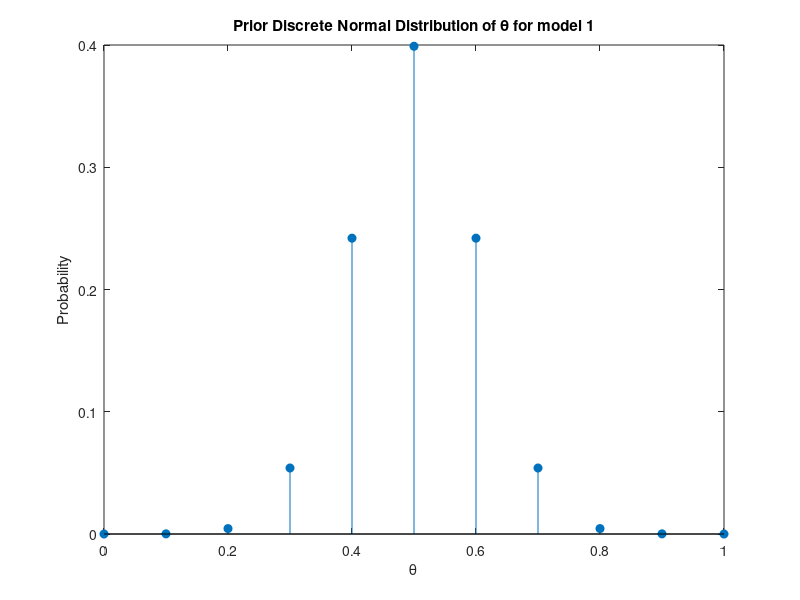
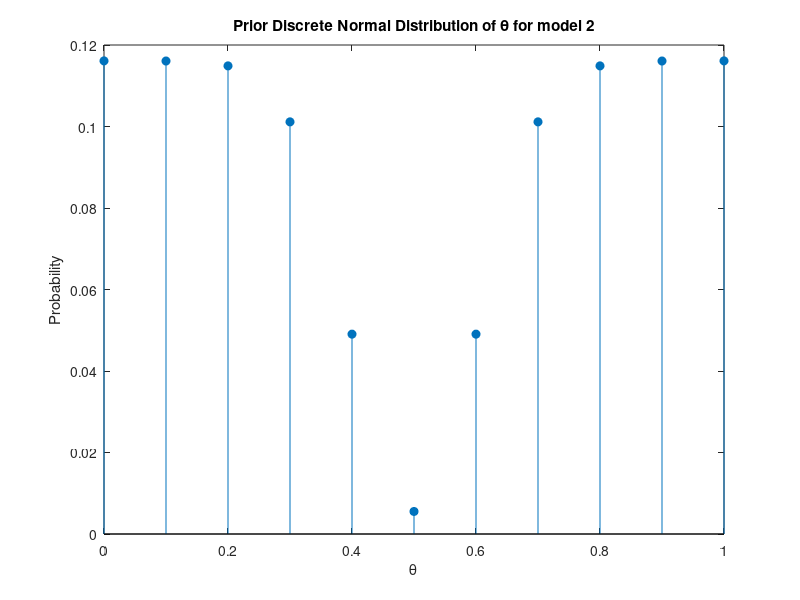

The MATLAB source for these figures, in order: (Note: this script raises an error after producing the figures.)

clear ;
close all; 

% Beyes factor for Coin tossing

% Evidence:
N_Heads = 20 ;
N_Tails = 50 ; 

%% Create model 1 

% Parameters of the model 
n_1 = 11;               % Number of discrete values
mu = 0.5;              % Mean of the normal distribution
sigma = 0.1;           % Standard deviation of the normal distribution

% Generate discrete indices (centered around the mean)
theta_values_1 = linspace(0, 1, n_1); % Symmetric range for the values

% Compute the normal distribution PDF at these points
pdf_1 = exp(-((theta_values_1 - mu).^2) / (2 * sigma^2));

% Normalize to ensure the probabilities sum to 1
pdf_1 = pdf_1 / sum(pdf_1);

% Plot the distribution
figure;
stem(theta_values_1, pdf_1, 'filled');
title('Prior Discrete Normal Distribution of \theta for model 1');
xlabel('\theta');
ylabel('Probability');


%% Create model 2 

% Parameters of the model
n_2 = 11;               % Number of discrete values
mu = 0.5;              % Mean of the normal distribution
sigma = 0.1;           % Standard deviation of the normal distribution

% Generate discrete indices (centered around the mean)
theta_values_2 = linspace(0, 1, n_2); % Symmetric range for the values

% Compute the normal distribution PDF at these points
pdf_2 = exp(-((theta_values_2 - mu).^2) / (2 * sigma^2));

% Normalize to ensure the probabilities sum to 1
pdf_2 = pdf_2 / sum(pdf_2);
pdf_2 = 1.05*max(pdf_2) - pdf_2 ; 
pdf_2 = pdf_2 / sum(pdf_2) ; 

figure;
stem(theta_values_2, pdf_2, 'filled');
title('Prior Discrete Normal Distribution of \theta for model 2');
xlabel('\theta');
ylabel('Probability');

%% Calculate Beyes factor

% Direct Approach (works because 0^0 = 1 in Matlab) 
p_Data_given_Model_1 = sum( theta_values_1.^N_Heads .* (1-theta_values_1).^N_Tails .* pdf_1 );
p_Data_given_Model_2 = sum( theta_values_2.^N_Heads .* (1-theta_values_2).^N_Tails .* pdf_2 );

Beyes_factor_simple = p_Data_given_Model_1 / p_Data_given_Model_2;

% Logarithmic Approach (works because 0*inf = NaN in Matlab) 

x1 = sum( [log(theta_values_1)*N_Heads ; log(1-theta_values_1)*N_Tails ; log(pdf_1)],"omitnan");
c1 = max(x1);
log_p_Data_given_Model_1 = c1 + log(sum(exp( x1 - c1 )));

x2 = sum( [log(theta_values_2)*N_Heads ; log(1-theta_values_2)*N_Tails  ; log(pdf_2)] ,"omitnan");
c2 = max(x2);
log_p_Data_given_Model_2 = c2 + log(sum(exp( x2 - c2 )));

log_ratio = log_p_Data_given_Model_1 - log_p_Data_given_Model_2;
Beyes_factor_accurate = exp(log_ratio);  % Convert back to linear scale

% Resutls

fprintf("Number of Heads: %d \nNumber of Tails: %d \n",N_Heads , N_Tails);
disp('Results:');
disp(['Bayes Factor (Direct Approach): ', num2str(Beyes_factor_simple)]);
disp(['Bayes Factor (Logarithmic Approach): ', num2str(Beyes_factor_accurate)]);
fprintf("Therefore we select model %d \n" , (Beyes_factor_accurate < 1) + 1 )










